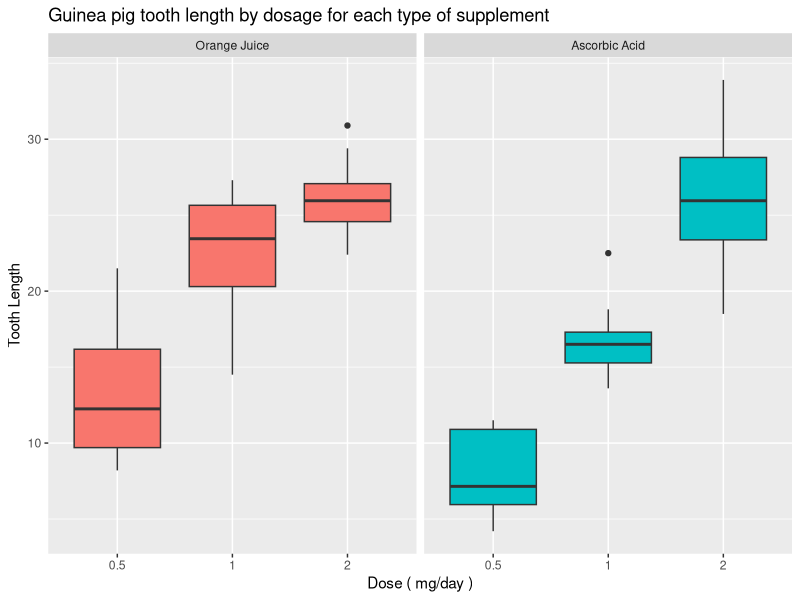

R code for this plot:
## ---- chunk 1
library(datasets)
data(ToothGrowth)
str(ToothGrowth)
head(ToothGrowth)
summary(ToothGrowth)
## ---- chunk 2
library(ggplot2)
t = ToothGrowth
levels(t$supp) <- c("Orange Juice", "Ascorbic Acid")
ggplot(t, aes(x=factor(dose), y=len)) + 
  facet_grid(.~supp) +
  geom_boxplot(aes(fill = supp), show_guide = FALSE) +
  labs(title="Guinea pig tooth length by dosage for each type of supplement", 
    x="Dose ( mg/day )",
    y="Tooth Length")
## ---- chunk 3
hypoth1<-t.test(len ~ supp, data = t)
hypoth1$conf.int
hypoth1$p.value
## ---- chunk 4
hypoth2<-t.test(len ~ supp, data = subset(t, dose == 0.5))
hypoth2$conf.int
hypoth2$p.value
## ---- chunk 5
hypoth3<-t.test(len ~ supp, data = subset(t, dose == 1))
hypoth3$conf.int
hypoth3$p.value
## ---- chunk 6
hypoth4<-t.test(len ~ supp, data = subset(t, dose == 2))
hypoth4$conf.int
hypoth4$p.value
